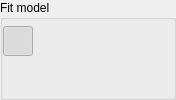
                   <widget class="QGroupBox" name="groupBox_6">
                    <property name="minimumSize">
                     <size>
                      <width>0</width>
                      <height>0</height>
                     </size>
                    </property>
                    <property name="maximumSize">
                     <size>
                      <width>150</width>
                      <height>16777215</height>
                     </size>
                    </property>
                    <property name="toolTip">
                     <string/>
                    </property>
                    <property name="title">
                     <string>Fit model</string>
                    </property>
                    <property name="flat">
                     <bool>true</bool>
                    </property>
                    <layout class="QVBoxLayout" name="verticalLayout_12">
                     <property name="spacing">
                      <number>-1</number>
                     </property>
                     <property name="leftMargin">
                      <number>0</number>
                     </property>
                     <property name="topMargin">
                      <number>0</number>
                     </property>
                     <property name="rightMargin">
                      <number>0</number>
                     </property>
                     <property name="bottomMargin">
                      <number>0</number>
                     </property>
                     <item>
                      <layout class="QVBoxLayout" name="verticalLayout_13">
                       <property name="spacing">
                        <number>5</number>
                       </property>
                       <item>
                        <layout class="QHBoxLayout" name="horizontalLayout_14">
                         <property name="spacing">
                          <number>5</number>
                         </property>
                         <item>
                          <widget class="QPushButton" name="pb_ts_nofit">
                           <property name="sizePolicy">
                            <sizepolicy hsizetype="Fixed" vsizetype="Fixed">
                             <horstretch>0</horstretch>
                             <verstretch>0</verstretch>
                            </sizepolicy>
                           </property>
                           <property name="maximumSize">
                            <size>
                             <width>30</width>
                             <height>30</height>
                            </size>
                           </property>
                           <property name="acceptDrops">
                            <bool>false</bool>
                           </property>
                           <property name="toolTip">
                            <string>No fit plot</string>
                           </property>
                           <property name="toolTipDuration">
                            <number>-1</number>
                           </property>
                           <property name="autoFillBackground">
                            <bool>false</bool>
                           </property>
                           <property name="styleSheet">
                            <string notr="true">QPushButton:hover {
    border: 1px solid #bbb;
}
</string>
                           </property>
                           <property name="text">
                            <string/>
                           </property>
                           <property name="icon">
                            <iconset>
                             <normaloff>:/icons/icons/x.svg</normaloff>:/icons/icons/x.svg</iconset>
                           </property>
                           <property name="iconSize">
                            <size>
                             <width>20</width>
                             <height>20</height>
                            </size>
                           </property>
                           <property name="checkable">
                            <bool>true</bool>
                           </property>
                           <property name="checked">
                            <bool>true</bool>
                           </property>
                           <property name="flat">
                            <bool>true</bool>
                           </property>
                           <attribute name="buttonGroup">
                            <string notr="true">gb_ts_fit</string>
                           </attribute>
                          </widget>
                         </item>
                         <item>
                          <widget class="QPushButton" name="pb_ts_fit_poly1">
                           <property name="sizePolicy">
                            <sizepolicy hsizetype="Fixed" vsizetype="Fixed">
                             <horstretch>0</horstretch>
                             <verstretch>0</verstretch>
                            </sizepolicy>
                           </property>
                           <property name="maximumSize">
                            <size>
                             <width>30</width>
                             <height>30</height>
                            </size>
                           </property>
                           <property name="acceptDrops">
                            <bool>false</bool>
                           </property>
                           <property name="toolTip">
                            <string>first order fit</string>
                           </property>
                           <property name="toolTipDuration">
                            <number>-1</number>
                           </property>
                           <property name="autoFillBackground">
                            <bool>false</bool>
                           </property>
                           <property name="styleSheet">
                            <string notr="true">QPushButton:hover {
    border: 1px solid #bbb;
}

</string>
                           </property>
                           <property name="text">
                            <string/>
                           </property>
                           <property name="icon">
                            <iconset>
                             <normaloff>:/icons/icons/fit_poly1.svg</normaloff>:/icons/icons/fit_poly1.svg</iconset>
                           </property>
                           <property name="iconSize">
                            <size>
                             <width>20</width>
                             <height>20</height>
                            </size>
                           </property>
                           <property name="checkable">
                            <bool>true</bool>
                           </property>
                           <property name="checked">
                            <bool>false</bool>
                           </property>
                           <property name="flat">
                            <bool>true</bool>
                           </property>
                           <attribute name="buttonGroup">
                            <string notr="true">gb_ts_fit</string>
                           </attribute>
                          </widget>
                         </item>
                         <item>
                          <widget class="QPushButton" name="pb_ts_fit_poly2">
                           <property name="sizePolicy">
                            <sizepolicy hsizetype="Fixed" vsizetype="Fixed">
                             <horstretch>0</horstretch>
                             <verstretch>0</verstretch>
                            </sizepolicy>
                           </property>
                           <property name="maximumSize">
                            <size>
                             <width>30</width>
                             <height>30</height>
                            </size>
                           </property>
                           <property name="toolTip">
                            <string>second order fit</string>
                           </property>
                           <property name="toolTipDuration">
                            <number>-1</number>
                           </property>
                           <property name="autoFillBackground">
                            <bool>false</bool>
                           </property>
                           <property name="styleSheet">
                            <string notr="true">QPushButton:hover {
    border: 1px solid #bbb;
}

</string>
                           </property>
                           <property name="text">
                            <string/>
                           </property>
                           <property name="icon">
                            <iconset>
                             <normaloff>:/icons/icons/fit_poly2.svg</normaloff>:/icons/icons/fit_poly2.svg</iconset>
                           </property>
                           <property name="iconSize">
                            <size>
                             <width>20</width>
                             <height>20</height>
                            </size>
                           </property>
                           <property name="checkable">
                            <bool>true</bool>
                           </property>
                           <property name="checked">
                            <bool>false</bool>
                           </property>
                           <property name="flat">
                            <bool>true</bool>
                           </property>
                           <attribute name="buttonGroup">
                            <string notr="true">gb_ts_fit</string>
                           </attribute>
                          </widget>
                         </item>
                         <item>
                          <widget class="QPushButton" name="pb_ts_fit_poly3">
                           <property name="enabled">
                            <bool>true</bool>
                           </property>
                           <property name="sizePolicy">
                            <sizepolicy hsizetype="Fixed" vsizetype="Fixed">
                             <horstretch>0</horstretch>
                             <verstretch>0</verstretch>
                            </sizepolicy>
                           </property>
                           <property name="maximumSize">
                            <size>
                             <width>30</width>
                             <height>30</height>
                            </size>
                           </property>
                           <property name="toolTip">
                            <string>third order fit</string>
                           </property>
                           <property name="toolTipDuration">
                            <number>-1</number>
                           </property>
                           <property name="autoFillBackground">
                            <bool>false</bool>
                           </property>
                           <property name="styleSheet">
                            <string notr="true">QPushButton:hover {
    border: 1px solid #bbb;
}

</string>
                           </property>
                           <property name="text">
                            <string/>
                           </property>
                           <property name="icon">
                            <iconset>
                             <normaloff>:/icons/icons/fit_poly3.svg</normaloff>:/icons/icons/fit_poly3.svg</iconset>
                           </property>
                           <property name="iconSize">
                            <size>
                             <width>20</width>
                             <height>20</height>
                            </size>
                           </property>
                           <property name="checkable">
                            <bool>true</bool>
                           </property>
                           <property name="checked">
                            <bool>false</bool>
                           </property>
                           <property name="flat">
                            <bool>true</bool>
                           </property>
                           <attribute name="buttonGroup">
                            <string notr="true">gb_ts_fit</string>
                           </attribute>
                          </widget>
                         </item>
                         <item>
                          <widget class="QPushButton" name="pb_ts_fit_exp">
                           <property name="enabled">
                            <bool>true</bool>
                           </property>
                           <property name="sizePolicy">
                            <sizepolicy hsizetype="Fixed" vsizetype="Fixed">
                             <horstretch>0</horstretch>
                             <verstretch>0</verstretch>
                            </sizepolicy>
                           </property>
                           <property name="maximumSize">
                            <size>
                             <width>30</width>
                             <height>30</height>
                            </size>
                           </property>
                           <property name="toolTip">
                            <string>exponential fit</string>
                           </property>
                           <property name="toolTipDuration">
                            <number>-1</number>
                           </property>
                           <property name="autoFillBackground">
                            <bool>false</bool>
                           </property>
                           <property name="styleSheet">
                            <string notr="true">QPushButton:hover {
    border: 1px solid #bbb;
}

</string>
                           </property>
                           <property name="text">
                            <string/>
                           </property>
                           <property name="icon">
                            <iconset>
                             <normaloff>:/icons/icons/fit_exponential.svg</normaloff>:/icons/icons/fit_exponential.svg</iconset>
                           </property>
                           <property name="iconSize">
                            <size>
                             <width>20</width>
                             <height>20</height>
                            </size>
                           </property>
                           <property name="checkable">
                            <bool>true</bool>
                           </property>
                           <property name="flat">
                            <bool>true</bool>
                           </property>
                           <attribute name="buttonGroup">
                            <string notr="true">gb_ts_fit</string>
                           </attribute>
                          </widget>
                         </item>
                         <item>
                          <spacer name="horizontalSpacer_2">
                           <property name="toolTip">
                            <string/>
                           </property>
                           <property name="orientation">
                            <enum>Qt::Horizontal</enum>
                           </property>
                           <property name="sizeHint" stdset="0">
                            <size>
                             <width>40</width>
                             <height>20</height>
                            </size>
                           </property>
                          </spacer>
                         </item>
                        </layout>
                       </item>
                       <item>
                        <layout class="QHBoxLayout" name="horizontalLayout_15">
                         <property name="spacing">
                          <number>5</number>
                         </property>
                         <item>
                          <widget class="QPushButton" name="pb_ts_fit_seasonal">
                           <property name="enabled">
                            <bool>true</bool>
                           </property>
                           <property name="sizePolicy">
                            <sizepolicy hsizetype="Fixed" vsizetype="Fixed">
                             <horstretch>0</horstretch>
                             <verstretch>0</verstretch>
                            </sizepolicy>
                           </property>
                           <property name="maximumSize">
                            <size>
                             <width>30</width>
                             <height>30</height>
                            </size>
                           </property>
                           <property name="toolTip">
                            <string>add seasonal component to fit</string>
                           </property>
                           <property name="toolTipDuration">
                            <number>-1</number>
                           </property>
                           <property name="autoFillBackground">
                            <bool>false</bool>
                           </property>
                           <property name="styleSheet">
                            <string notr="true">QPushButton:hover {
    border: 1px solid #bbb;
}

</string>
                           </property>
                           <property name="text">
                            <string/>
                           </property>
                           <property name="icon">
                            <iconset>
                             <normaloff>:/icons/icons/fit__add_seasonal.svg</normaloff>:/icons/icons/fit__add_seasonal.svg</iconset>
                           </property>
                           <property name="iconSize">
                            <size>
                             <width>20</width>
                             <height>20</height>
                            </size>
                           </property>
                           <property name="checkable">
                            <bool>true</bool>
                           </property>
                           <property name="flat">
                            <bool>true</bool>
                           </property>
                          </widget>
                         </item>
                         <item>
                          <widget class="QPushButton" name="pb_plot_residuals">
                           <property name="enabled">
                            <bool>true</bool>
                           </property>
                           <property name="sizePolicy">
                            <sizepolicy hsizetype="Fixed" vsizetype="Fixed">
                             <horstretch>0</horstretch>
                             <verstretch>0</verstretch>
                            </sizepolicy>
                           </property>
                           <property name="maximumSize">
                            <size>
                             <width>30</width>
                             <height>30</height>
                            </size>
                           </property>
                           <property name="toolTip">
                            <string>Plot fit residual</string>
                           </property>
                           <property name="toolTipDuration">
                            <number>-1</number>
                           </property>
                           <property name="autoFillBackground">
                            <bool>false</bool>
                           </property>
                           <property name="styleSheet">
                            <string notr="true">QPushButton:hover {
    border: 1px solid #bbb;
}

</string>
                           </property>
                           <property name="text">
                            <string/>
                           </property>
                           <property name="icon">
                            <iconset>
                             <normaloff>:/icons/icons/residual.svg</normaloff>:/icons/icons/residual.svg</iconset>
                           </property>
                           <property name="iconSize">
                            <size>
                             <width>20</width>
                             <height>20</height>
                            </size>
                           </property>
                           <property name="checkable">
                            <bool>true</bool>
                           </property>
                           <property name="checked">
                            <bool>false</bool>
                           </property>
                           <property name="flat">
                            <bool>true</bool>
                           </property>
                          </widget>
                         </item>
                         <item>
                          <spacer name="horizontalSpacer_5">
                           <property name="toolTip">
                            <string/>
                           </property>
                           <property name="orientation">
                            <enum>Qt::Horizontal</enum>
                           </property>
                           <property name="sizeHint" stdset="0">
                            <size>
                             <width>40</width>
                             <height>20</height>
                            </size>
                           </property>
                          </spacer>
                         </item>
                        </layout>
                       </item>
                      </layout>
                     </item>
                    </layout>
                   </widget>
